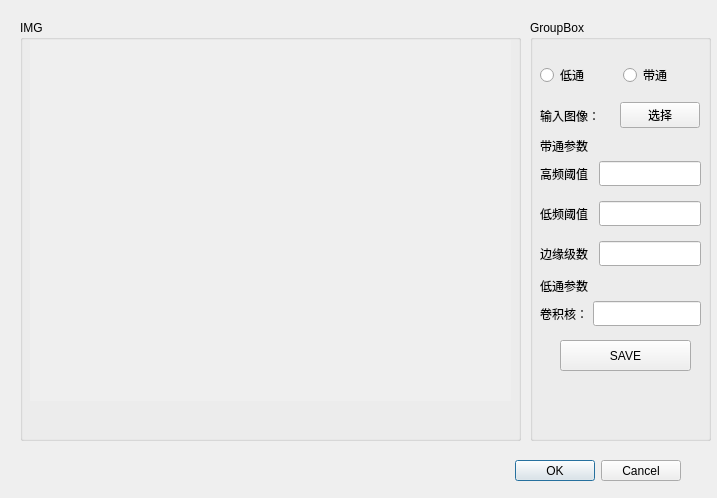
<?xml version="1.0" encoding="UTF-8"?>
<ui version="4.0">
 <class>FilterDialog</class>
 <widget class="QDialog" name="FilterDialog">
  <property name="geometry">
   <rect>
    <x>0</x>
    <y>0</y>
    <width>717</width>
    <height>498</height>
   </rect>
  </property>
  <property name="windowTitle">
   <string>Dialog</string>
  </property>
  <widget class="QDialogButtonBox" name="buttonBox">
   <property name="geometry">
    <rect>
     <x>340</x>
     <y>460</y>
     <width>341</width>
     <height>21</height>
    </rect>
   </property>
   <property name="orientation">
    <enum>Qt::Horizontal</enum>
   </property>
   <property name="standardButtons">
    <set>QDialogButtonBox::Cancel|QDialogButtonBox::Ok</set>
   </property>
  </widget>
  <widget class="QGroupBox" name="groupBox_2">
   <property name="geometry">
    <rect>
     <x>20</x>
     <y>20</y>
     <width>501</width>
     <height>421</height>
    </rect>
   </property>
   <property name="title">
    <string>IMG</string>
   </property>
   <widget class="QLabel" name="lblOriginal">
    <property name="geometry">
     <rect>
      <x>10</x>
      <y>20</y>
      <width>481</width>
      <height>361</height>
     </rect>
    </property>
    <property name="maximumSize">
     <size>
      <width>800</width>
      <height>800</height>
     </size>
    </property>
    <property name="autoFillBackground">
     <bool>true</bool>
    </property>
    <property name="text">
     <string/>
    </property>
   </widget>
  </widget>
  <widget class="QGroupBox" name="groupBox">
   <property name="geometry">
    <rect>
     <x>530</x>
     <y>20</y>
     <width>181</width>
     <height>421</height>
    </rect>
   </property>
   <property name="title">
    <string>GroupBox</string>
   </property>
   <widget class="QWidget" name="horizontalLayoutWidget">
    <property name="geometry">
     <rect>
      <x>10</x>
      <y>40</y>
      <width>160</width>
      <height>31</height>
     </rect>
    </property>
    <layout class="QHBoxLayout" name="horizontalLayout">
     <item>
      <widget class="QRadioButton" name="radioButtonlow">
       <property name="text">
        <string>低通</string>
       </property>
      </widget>
     </item>
     <item>
      <widget class="QRadioButton" name="radioButtonhigh">
       <property name="text">
        <string>带通</string>
       </property>
      </widget>
     </item>
    </layout>
   </widget>
   <widget class="QWidget" name="horizontalLayoutWidget_2">
    <property name="geometry">
     <rect>
      <x>10</x>
      <y>80</y>
      <width>160</width>
      <height>31</height>
     </rect>
    </property>
    <layout class="QHBoxLayout" name="horizontalLayout_2">
     <item>
      <widget class="QLabel" name="label">
       <property name="text">
        <string>输入图像：</string>
       </property>
      </widget>
     </item>
     <item>
      <widget class="QPushButton" name="pushButtonselect">
       <property name="text">
        <string>选择</string>
       </property>
      </widget>
     </item>
    </layout>
   </widget>
   <widget class="QWidget" name="layoutWidget">
    <property name="geometry">
     <rect>
      <x>10</x>
      <y>140</y>
      <width>161</width>
      <height>27</height>
     </rect>
    </property>
    <layout class="QHBoxLayout" name="horizontalLayout_3">
     <item>
      <widget class="QLabel" name="label_id">
       <property name="minimumSize">
        <size>
         <width>36</width>
         <height>0</height>
        </size>
       </property>
       <property name="text">
        <string>高频阈值：</string>
       </property>
      </widget>
     </item>
     <item>
      <widget class="QLineEdit" name="lineEdithigh">
       <property name="minimumSize">
        <size>
         <width>0</width>
         <height>25</height>
        </size>
       </property>
       <property name="maximumSize">
        <size>
         <width>137</width>
         <height>16777215</height>
        </size>
       </property>
      </widget>
     </item>
    </layout>
   </widget>
   <widget class="QWidget" name="layoutWidget_2">
    <property name="geometry">
     <rect>
      <x>10</x>
      <y>180</y>
      <width>161</width>
      <height>27</height>
     </rect>
    </property>
    <layout class="QHBoxLayout" name="horizontalLayout_4">
     <item>
      <widget class="QLabel" name="label_id_2">
       <property name="minimumSize">
        <size>
         <width>36</width>
         <height>0</height>
        </size>
       </property>
       <property name="text">
        <string>低频阈值：</string>
       </property>
      </widget>
     </item>
     <item>
      <widget class="QLineEdit" name="lineEditlow">
       <property name="minimumSize">
        <size>
         <width>0</width>
         <height>25</height>
        </size>
       </property>
       <property name="maximumSize">
        <size>
         <width>137</width>
         <height>16777215</height>
        </size>
       </property>
      </widget>
     </item>
    </layout>
   </widget>
   <widget class="QWidget" name="layoutWidget_3">
    <property name="geometry">
     <rect>
      <x>10</x>
      <y>220</y>
      <width>161</width>
      <height>27</height>
     </rect>
    </property>
    <layout class="QHBoxLayout" name="horizontalLayout_5">
     <item>
      <widget class="QLabel" name="label_id_3">
       <property name="minimumSize">
        <size>
         <width>36</width>
         <height>0</height>
        </size>
       </property>
       <property name="text">
        <string>边缘级数：</string>
       </property>
      </widget>
     </item>
     <item>
      <widget class="QLineEdit" name="lineEditstage">
       <property name="minimumSize">
        <size>
         <width>0</width>
         <height>25</height>
        </size>
       </property>
       <property name="maximumSize">
        <size>
         <width>137</width>
         <height>16777215</height>
        </size>
       </property>
      </widget>
     </item>
    </layout>
   </widget>
   <widget class="QWidget" name="layoutWidget_4">
    <property name="geometry">
     <rect>
      <x>10</x>
      <y>280</y>
      <width>161</width>
      <height>27</height>
     </rect>
    </property>
    <layout class="QHBoxLayout" name="horizontalLayout_6">
     <item>
      <widget class="QLabel" name="label_id_4">
       <property name="minimumSize">
        <size>
         <width>36</width>
         <height>0</height>
        </size>
       </property>
       <property name="text">
        <string>卷积核：</string>
       </property>
      </widget>
     </item>
     <item>
      <widget class="QLineEdit" name="lineEditsize">
       <property name="minimumSize">
        <size>
         <width>0</width>
         <height>25</height>
        </size>
       </property>
       <property name="maximumSize">
        <size>
         <width>137</width>
         <height>16777215</height>
        </size>
       </property>
      </widget>
     </item>
    </layout>
   </widget>
   <widget class="QLabel" name="label_2">
    <property name="geometry">
     <rect>
      <x>10</x>
      <y>120</y>
      <width>54</width>
      <height>12</height>
     </rect>
    </property>
    <property name="text">
     <string>带通参数</string>
    </property>
   </widget>
   <widget class="QLabel" name="label_3">
    <property name="geometry">
     <rect>
      <x>10</x>
      <y>260</y>
      <width>54</width>
      <height>12</height>
     </rect>
    </property>
    <property name="text">
     <string>低通参数</string>
    </property>
   </widget>
   <widget class="QPushButton" name="pushButtonshow">
    <property name="geometry">
     <rect>
      <x>30</x>
      <y>320</y>
      <width>131</width>
      <height>31</height>
     </rect>
    </property>
    <property name="text">
     <string>SAVE</string>
    </property>
   </widget>
  </widget>
 </widget>
 <resources/>
 <connections>
  <connection>
   <sender>buttonBox</sender>
   <signal>accepted()</signal>
   <receiver>FilterDialog</receiver>
   <slot>accept()</slot>
   <hints>
    <hint type="sourcelabel">
     <x>248</x>
     <y>254</y>
    </hint>
    <hint type="destinationlabel">
     <x>157</x>
     <y>274</y>
    </hint>
   </hints>
  </connection>
  <connection>
   <sender>buttonBox</sender>
   <signal>rejected()</signal>
   <receiver>FilterDialog</receiver>
   <slot>reject()</slot>
   <hints>
    <hint type="sourcelabel">
     <x>316</x>
     <y>260</y>
    </hint>
    <hint type="destinationlabel">
     <x>286</x>
     <y>274</y>
    </hint>
   </hints>
  </connection>
 </connections>
</ui>
